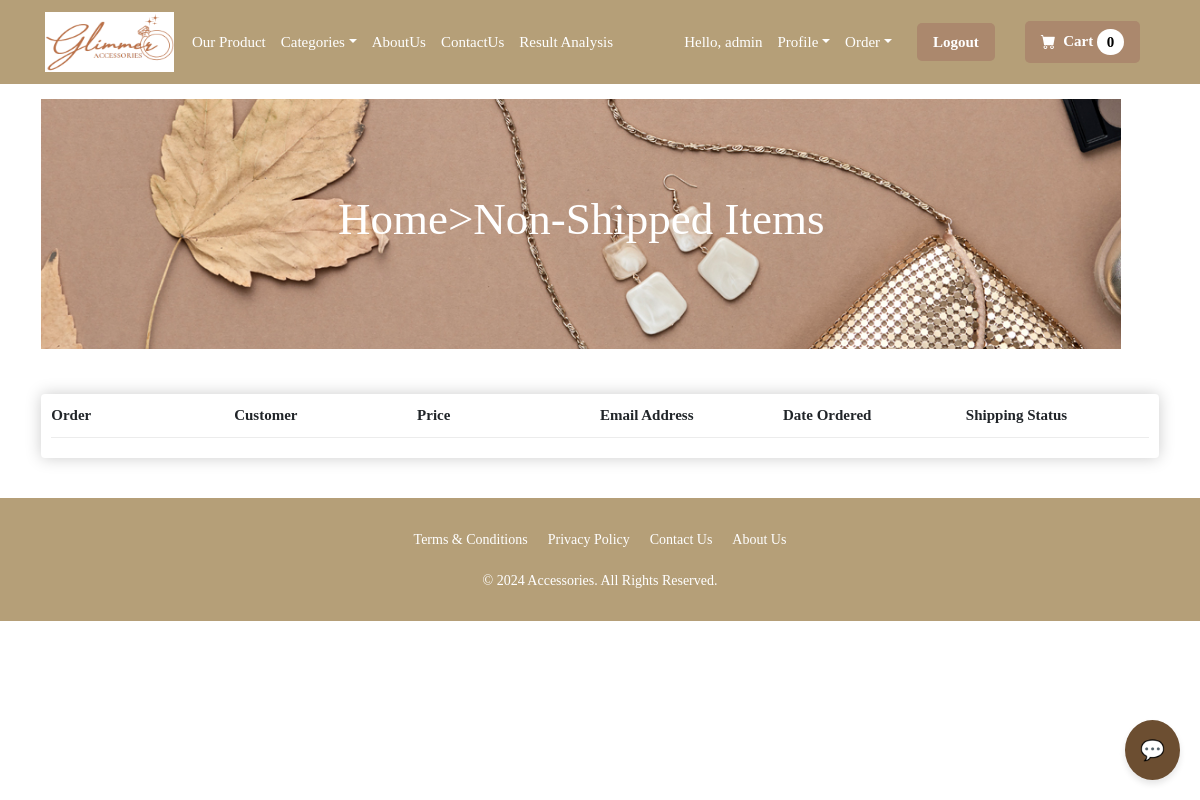
Before: /payment/not_shipped_dash (signed in) with the older database file.
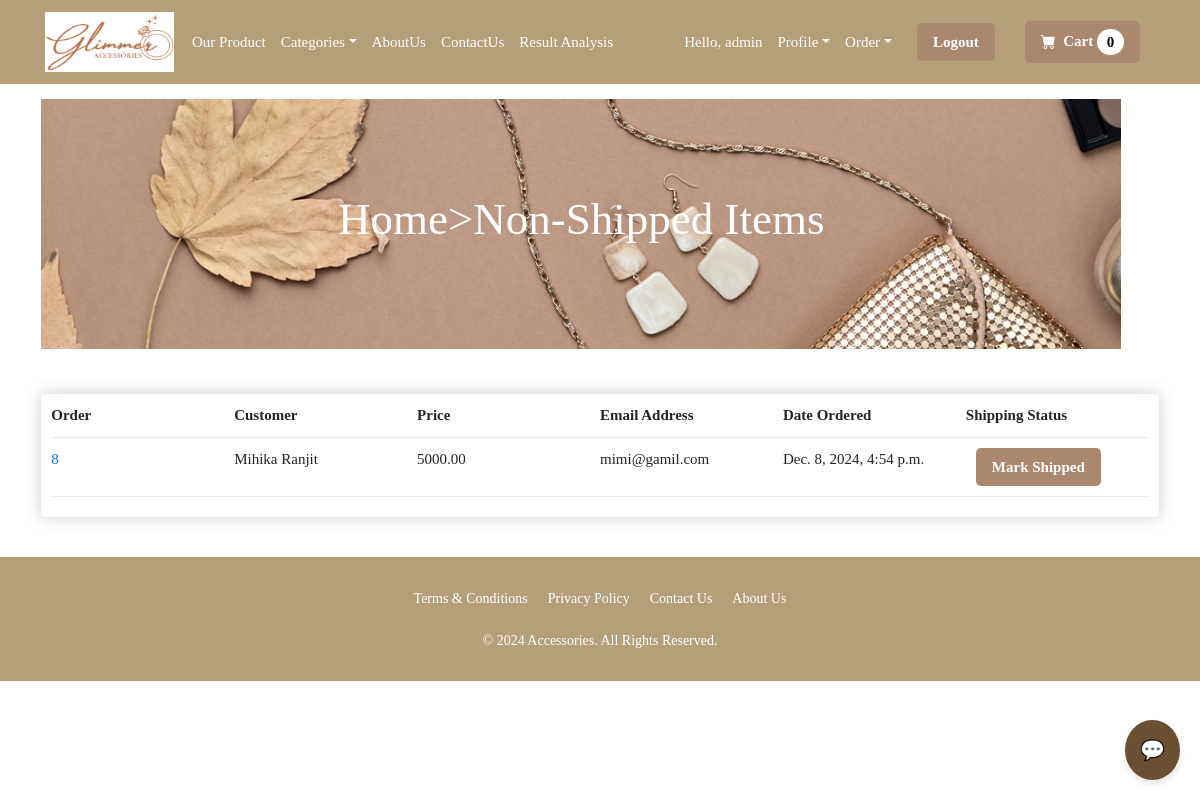
After: the same page with the newer database file.
### payment/models.py (models this page shows, shortened)
class Order(models.Model):
    user=models.ForeignKey(User,on_delete=models.CASCADE,null=True,blank=True)
    full_name=models.CharField(max_length=250)
    email=models.EmailField(max_length=250)
    shipping_address=models.TextField(max_length=15000)
    amount_paid=models.DecimalField(max_digits=10,decimal_places=2)
    date_ordered=models.DateTimeField(auto_now_add=True)
    shipped=models.BooleanField(default=False)
    date_shipped=models.DateTimeField(blank=True,null=True)

### payment/views.py (the view, shortened to what this page needs)
# urls.py: path('not_shipped_dash', views.not_shipped_dash, name='not_shipped_dash'),
def not_shipped_dash(request):
    if request.user.is_authenticated and request.user.is_superuser:
        orders=Order.objects.filter(shipped=False)
        return render(request, "payment/not_shipped_dash.html", {"orders":orders})
    else:
        messages.success(request,"Access Denied")
        return redirect('home')

### cart/cart.py (called while the page is built)
    def __len__(self):
        return len(self.cart)

### cart/context_processors.py (called while the page is built)
def cart(request):
    return{'cart':Cart(request)}

### payment/templates/payment/not_shipped_dash.html (shortened to what this page needs)
{%extends 'main.html' %}
{%load static%}
{%block content%}
<html>
</html>
<header class="py-5">
    <div class="container">
            <div id="slider" style="height: 250px;">
                <figure>
                    <img src="{% static 'images/4.jpg' %}" alt="Image 1">
                </figure>
                <div class="overlay">
                    <h1>Home>Non-Shipped Items</h1>
                </div>
    </div>
</header>
<div class="container" style="margin-bottom: 40px;">
    <div class="box-element">
        <div class="cart-row">
            <div style="flex:3"><strong>Order</strong></div>
            <div style="flex:3"><strong>Customer</strong></div>
            <div style="flex:3"><strong>Price</strong></div>
            <div style="flex:3"><strong>Email Address</strong></div>
            <div style="flex:3"><strong>Date Ordered</strong></div>
            <div style="flex:3"><strong>Shipping Status</strong></div>
        </div>
        {% for item in orders %}
            <div class="cart-row">
                <div style="flex:3"><a href="{%url 'orders' item.id%}">{{item.id}}</a></div>
                <div style="flex:3">{{item.full_name}}</div>
                <div style="flex:3">{{item.amount_paid}}</div>
                <div style="flex:3">{{item.email}}</div>
                <div style="flex:3">{{item.date_ordered}}</div>
                <div style="flex:3">
                    <form method="POST">
                        <button type="submit" class="custom-login-button">Mark Shipped</button>
                    </form>
                </div>
            </div>
        {%endfor%}
    </div>
</div>
{%endblock content%}

Changed rows visible on the page:
added Order: id "8", full_name "Mihika Ranjit", amount_paid "5000.00", email "mimi@gamil.com", date_ordered "Dec. 8, 2024, 4:54 p.m."
